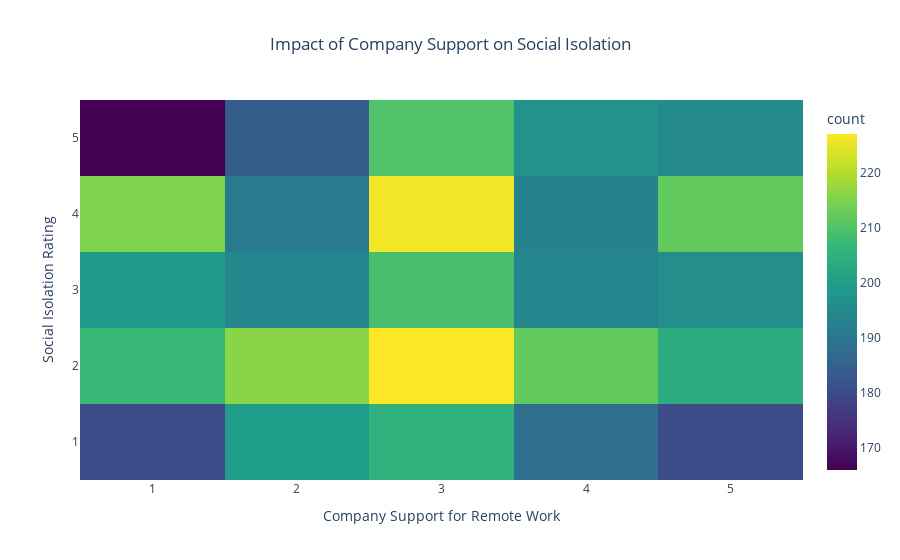

Here is the notebook cell this chart was saved with:
### Code cell
fig3 = px.density_heatmap(
    df,
    x="Company_Support_for_Remote_Work",
    y="Social_Isolation_Rating",
    title="Impact of Company Support on Social Isolation",
    labels={
        "Company_Support_for_Remote_Work": "Company Support for Remote Work",
        "Social_Isolation_Rating": "Social Isolation Rating"
    },
    color_continuous_scale="viridis"
)
fig3.update_layout(title_x=0.5)
fig3.show()

### Figure 1 — Plotly figure (JSON) as saved in the notebook; plotly's stock layout.template omitted (floating-point values rounded to 4 significant figures; data arrays with more than 128 entries replaced by an {"elided": "..."} marker saying what was removed)
{"data": [{"coloraxis": "coloraxis", "hovertemplate": "Company Support for Remote Work=%{x}<br>Social Isolation Rating=%{y}<br>count=%{z}<extra></extra>", "name": "", "type": "histogram2d", "x": {"elided": "5000 int values"}, "xaxis": "x", "xbingroup": "x", "y": {"elided": "5000 int values"}, "yaxis": "y", "ybingroup": "y"}], "layout": {"autosize": true, "coloraxis": {"colorbar": {"title": {"text": "count"}}, "colorscale": [[0, "#440154"], [0.1111, "#482878"], [0.2222, "#3e4989"], [0.3333, "#31688e"], [0.4444, "#26828e"], [0.5556, "#1f9e89"], [0.6667, "#35b779"], [0.7778, "#6ece58"], [0.8889, "#b5de2b"], [1, "#fde725"]]}, "legend": {"tracegroupgap": 0}, "title": {"text": "Impact of Company Support on Social Isolation", "x": 0.5}, "xaxis": {"anchor": "y", "autorange": true, "domain": [0, 1], "range": [0.5, 5.5], "title": {"text": "Company Support for Remote Work"}, "type": "linear"}, "yaxis": {"anchor": "x", "autorange": true, "domain": [0, 1], "range": [0.5, 5.5], "title": {"text": "Social Isolation Rating"}, "type": "linear"}}}
